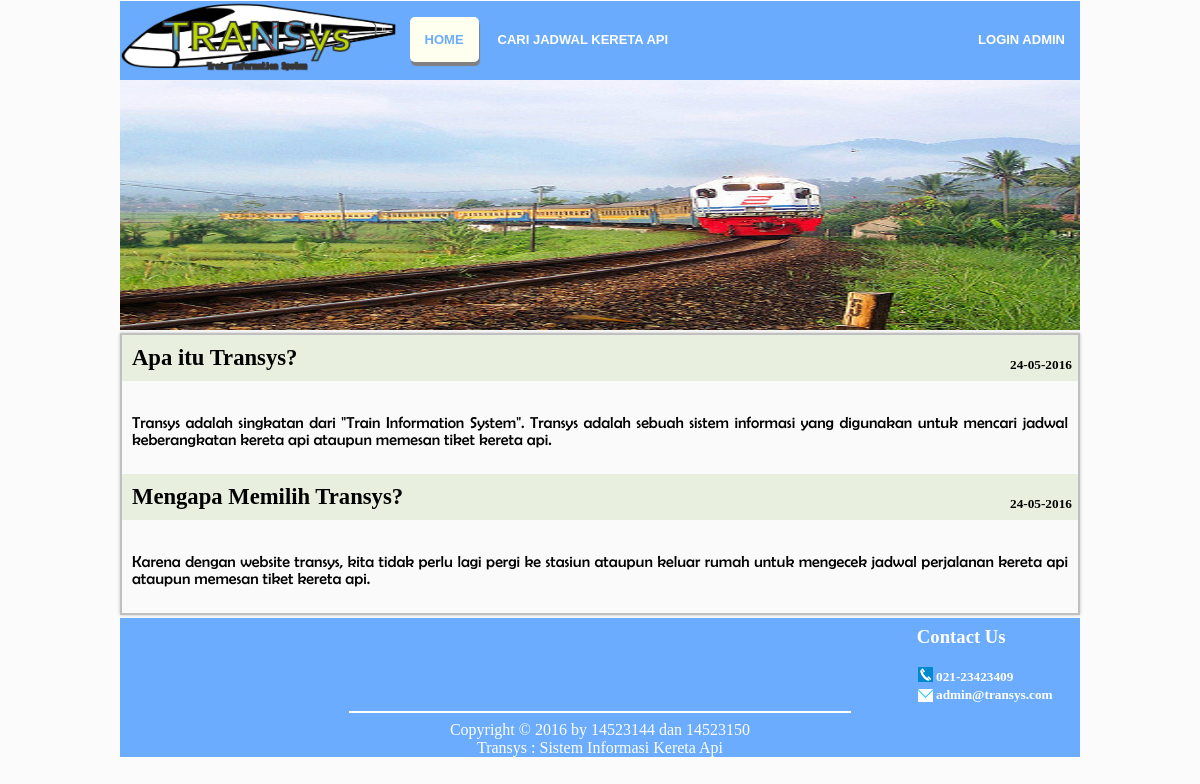
The page / on the database its author committed.
### tables this page shows
CREATE TABLE `ARTIKEL` (
  `id` int(11) NOT NULL,
  `judul` text NOT NULL,
  `isi` text NOT NULL,
  `tanggal` date NOT NULL
);

CREATE TABLE `KONTAK_US` (
  `no_telp` varchar(14) NOT NULL,
  `email` varchar(400) NOT NULL
);

### index.php (the view, shortened to what this page needs)
<!DOCTYPE html>
	<html>
		<head>
			<link rel="stylesheet" type="text/css" href="css/style3.css">
			<link rel="stylesheet" type="text/css" href="css/style.css">
		</head>
		</head>
			<body>
			<div id="wrapper">
				<header style="margin-top:1px">
				<a href="index.php">
					<img src="images/logo.png"></a>
					<nav>
							<ul>
							<br>
								<li><a class="active" href="index.php">Home</a></li>
								<li><a id="click" >Cari Jadwal Kereta Api</a></li>
								<li class="login"><a>Login Admin</a></li>
							</ul>
						</nav>
				</header>
						<div id="slideshow">
							<div>
								<img src="images/kreta.jpg">
							</div>
						</div>
				<article>
					<?php
					$database = mysqli_connect("localhost","root","","usertransys");
					$query = mysqli_query($database,"SELECT * FROM ARTIKEL ORDER BY id DESC");
					while ($data = mysqli_fetch_array($query)) {
					$tanggal = date("d-m-Y", strtotime($data['tanggal']));
						echo "<h5 style='clear: both; position: absolute; margin-left: 74%;'>$tanggal</h5>";
						echo "<h3 class='judul' id='".$data['judul']."'>".$data['judul']."</h3>";
						echo "<p class='isi'>".$data['isi']."</p>";
					}
					?>
				</article>
			</div>
			<footer>
				<div id="kontak_us">
				<?php
					$query = mysqli_query($database,"SELECT * FROM KONTAK_US");
					$data = mysqli_fetch_array($query);
					echo "<h3 style='margin-left: 83%; padding-top: 8px;'> Contact Us </h3>";
					echo "<img style='width: 15px; height: 15px;margin-left: 66.5%;' src='images/telpon.png'>";
					echo "<h5 style='display: inline;margin-left: 85%;'>".$data['no_telp']."</h5><br>";
					echo "<img style='width: 15px; height: 13px;margin-left: 66.5%; margin-top: 4px;' src='images/email.png'>";
					echo "<h5 style='display: inline;margin-left: 85%;'>".$data['email']."</h5>";
				?>
				</div>
				<hr width="500px" color="white">
				Copyright &copy 2016 by 14523144 dan 14523150
				<marquee align="down">Transys : Sistem Informasi Kereta Api</marquee>
			</footer>
			</body>
</html>

### css/style3.css (style rules this page uses)
body { margin: 0; padding: 0; background-color: rgba(250, 250, 250, 0.7); }
img { width: 23%; height: 72px; padding-bottom: 1%; position: absolute; }
article { margin-top: 3px; box-shadow: 0px 0px 3px silver; border: 2px solid silver; }
#wrapper { margin-left: 10%; margin-right: 10%; background-color: rgba(250, 250, 250, 0.7); }
nav { background-color: rgba(46, 138, 255, 0.7); padding-bottom: 2%; width: 74%; padding-left: 26%; -moz-width: 74%; }
nav ul { list-style: none; margin: 0; }
nav li { line-height: 42px; text-transform: uppercase; font-weight: bold; font-size: 13px; font-family: Arial; display: inline; }
.login { float: right; }
nav a { text-decoration: none; color: white; padding: 15px 15px; cursor: pointer; }
a.active { color: rgba(46, 138, 255, 0.7); font-weight: bold; cursor: default; border-radius: 5px; -moz-border-radius:5px; background-color: #FFFFF0; box-shadow: 1px 4px 1px #808080; }
footer { background-color: rgba(46, 138, 255, 0.7); text-align: center; color: white; margin-left: 10%; margin-right: 10%; font-family: fontcalibri; margin-top: -15px; }
#kontak_us { text-align: left; }
.judul { background-color: rgba(226,235,212,0.7); padding: 10px; margin-top: 0; font-size: 17pt; font-family: fontcalibri; }
.isi { padding: 10px; font-family: fontBens; text-align: justify; }
#slideshow { position: relative; width: 100%; height: 250px; }
#slideshow > div { position: absolute; top: 0px; left: 0px; right: 0px; bottom: 0px; }
#slideshow > div > img { width: 100%; height: 250px; }

### rows shown on the page
artikel: tanggal "24-05-2016", judul "Apa itu Transys?", isi "Transys adalah singkatan dari \"Train Information System\". Transys adalah sebuah sistem informasi yang digunakan untuk mencari jadwal keberangkatan kereta api ataupun memesan tiket kereta api."
artikel: tanggal "24-05-2016", judul "Mengapa Memilih Transys?", isi "Karena dengan website transys, kita tidak perlu lagi pergi ke stasiun ataupun keluar rumah untuk mengecek jadwal perjalanan kereta api ataupun memesan tiket kereta api."
kontak_us: no_telp "021-23423409", email "admin@transys.com"
